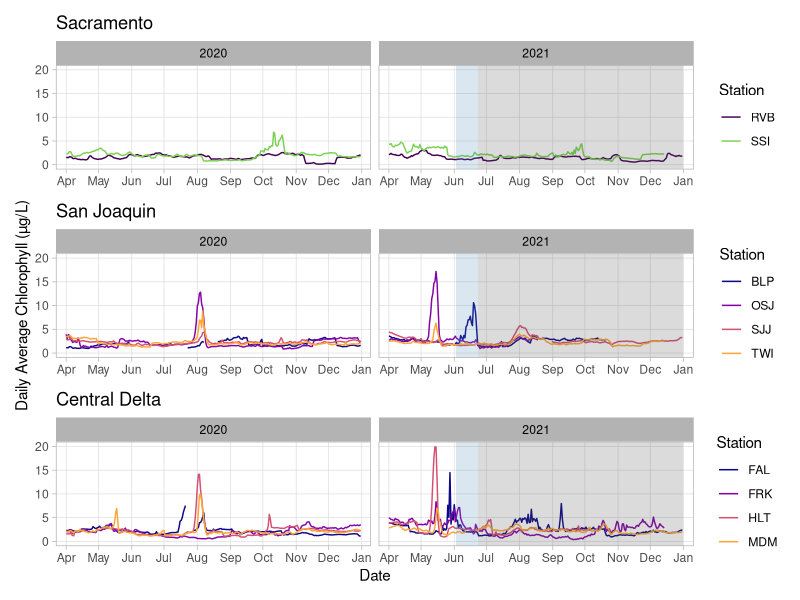
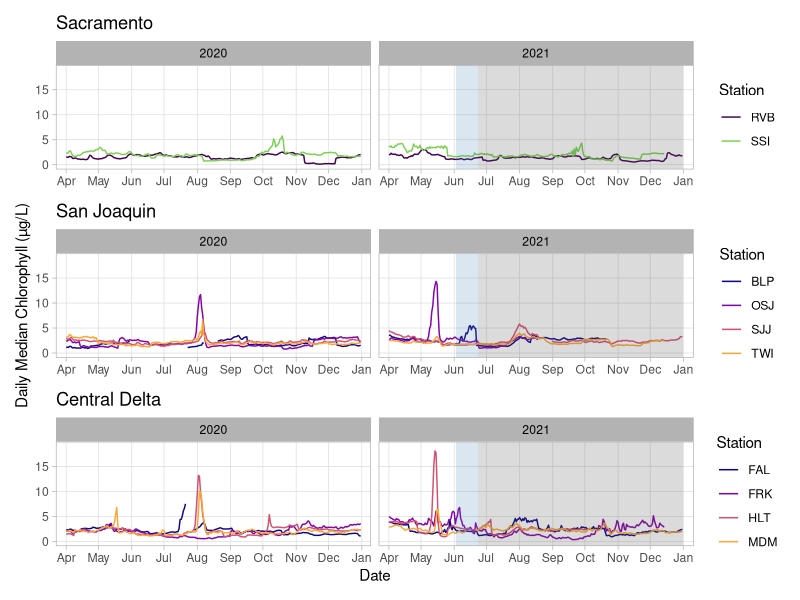
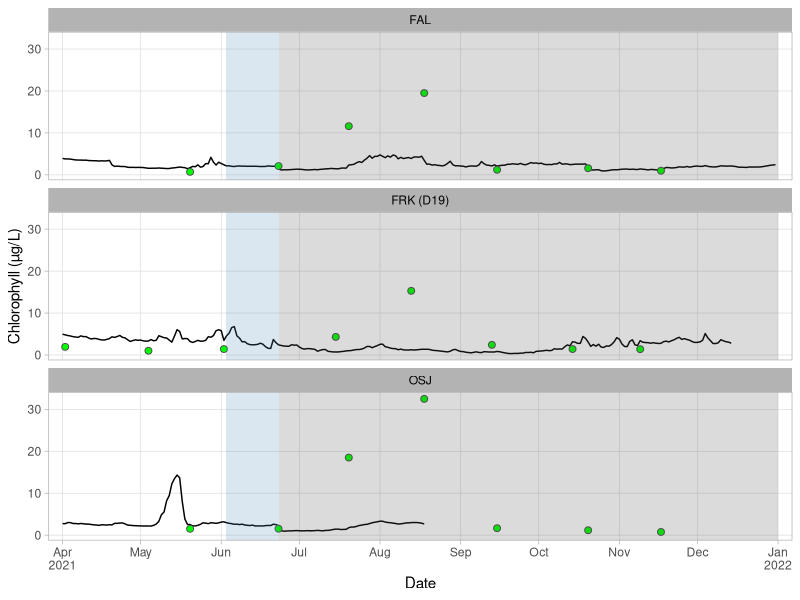
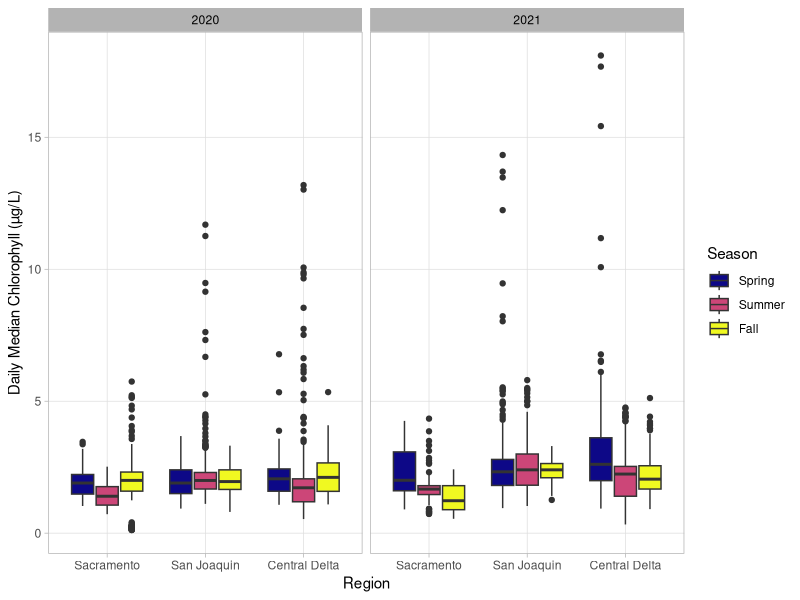
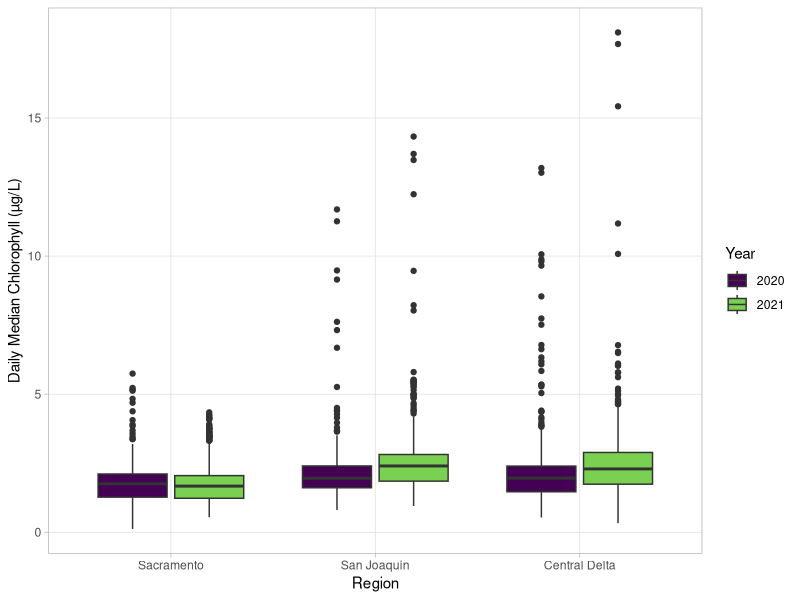

The R script that drew these images, in order:
## ---- chunk 1
knitr::opts_chunk$set(echo = TRUE)
## ---- chunk 2
# Load packages
library(tidyverse)
library(lubridate)
library(scales)
library(rlang)
library(patchwork)
## ---- chunk 3
# Import daily averages and medians of the continuous chlorophyll data
df_cont_chla_orig <- read_csv("EDB/cont_chla_daily_values.csv")

# Import discrete chlorophyll data for OSJ, FAL, and D19
df_d_chla_orig <- read_csv("EDB/d_chla_fal_osj_d19.csv")
## ---- chunk 4
# Prepare data for all figures
df_cont_chla_clean <- df_cont_chla_orig  %>% 
  # Don't include stations outside of the EDB regions for now, and only include Apr-Dec for 2020 and 2021
  filter(
    Region != "Outside",
    Year %in% 2020:2021,
    month(Date) %in% 4:12
  ) %>% 
  # Limit the stations included in the figures
  filter(!Station %in% c("ORI", "WCI")) %>% 
  # Reassign FAL to the Central Delta region
  mutate(Region = if_else(Station == "FAL", "Central Delta", Region)) %>% 
  # Assign factor order to Region
  mutate(Region = factor(Region, levels = c("Sacramento", "San Joaquin", "Central Delta")))
  
# Continue to prepare data for the time-series figures
df_cont_chla_ts <- df_cont_chla_clean %>% 
  # Fill in missing dates with NA values for geom_line to not interpolate data gaps
  group_by(Station, Region, Year) %>% 
  complete(Date = seq.Date(min(Date), max(Date), by = "1 day")) %>%
  ungroup() 

# Continue to prepare data for the boxplot figures
df_cont_chla_bp <- df_cont_chla_clean %>% 
  # Add a variable for Season
  mutate(
    Month = month(Date, label = TRUE),
    Season = factor(
      case_when(
        Month %in% c("Apr", "May", "Jun") ~ "Spring",
        Month %in% c("Jul", "Aug", "Sep") ~ "Summer",
        Month %in% c("Oct", "Nov", "Dec") ~ "Fall"
      ),
      levels = c("Spring", "Summer", "Fall")
    )
  )
  
# Convert data into nested dataframe to apply time-series plotting function by Region
ndf_cont_chla_ts <- df_cont_chla_ts %>% 
  nest(df_data = -Region) %>% 
  arrange(Region)

# Create a tibble of the EDB time periods to add shaded rectangles to the time-series plots
df_edb_dates <- 
  tibble(
    Year = 2020:2021,
    EDB_const_st = ymd(c(NA_Date_, "2021-06-03")),
    EDB_const_end = ymd(c(NA_Date_, "2021-06-23")),
    EDB_end = ymd(c(NA_Date_, "2022-01-01"))
  )

# Create a tibble to define consistent min and max values for the y-axes of the time-series plots
df_ts_ylim <- df_cont_chla_clean %>% 
  summarize(across(starts_with("Chla_"), list(min = ~ floor(min(.x)), max = ~ ceiling(max(.x)))))

# Prepare 2021 discrete chlorophyll data for FAL, OSJ, and D19 to be added to time-series plots
  # of continuous data
df_d_chla_clean <- df_d_chla_orig %>% 
  filter(Date >= "2021-04-01") %>% 
  mutate(Station = if_else(Station == "D19", "FRK", Station))
## ---- chunk 5
# Create a list for custom formatting of EDB plots
edb_theme <- list(
  theme_light(),
  theme(
    strip.text = element_text(color = "black"),
    panel.grid.minor = element_blank()
  )
)

# Function for time-series plots of continuous chlorophyll data by Region
ts_plot_region <- function(df, region_var, data_var) {
  
  # Define color palettes based on region designation
  color_pal <- switch (as.character(region_var),
    "San Joaquin" = scale_color_viridis_d(option = "plasma", end = 0.8),
    "Central Delta" = scale_color_viridis_d(option = "plasma", end = 0.8),
    Sacramento = scale_color_viridis_d(option = "viridis", end = 0.8)
  )
  
  # Convert data_var to a string to be used in conditionals
  data_var_str <- as_name(ensym(data_var))
  
  # Define min and max limits for the y-axes based on data_var
  y_min <- if (data_var_str == "Chla_avg") df_ts_ylim$Chla_avg_min else df_ts_ylim$Chla_med_min
  y_max <- if (data_var_str == "Chla_avg") df_ts_ylim$Chla_avg_max else df_ts_ylim$Chla_med_max
  
  # Define y-axis label
  if (region_var == "San Joaquin") {
    if (data_var_str == "Chla_avg") {
      y_label <- "Daily Average Chlorophyll (µg/L)"
    } else {
      y_label <- "Daily Median Chlorophyll (µg/L)"
    }
  } else {
    y_label <- NULL
  }
  
  # Define x-axis label
  x_label <- if (region_var == "Central Delta") "Date" else NULL
  
  # Create plot
  p <- df %>% 
    ggplot(aes(x = Date, y = {{ data_var }}, color = Station)) +
    geom_line() +
    facet_wrap(vars(Year), nrow = 1, scales = "free_x") +
    ggtitle(region_var) +
    edb_theme +
    # Add shaded rectangles for EDB time periods
    geom_rect(
      aes(xmin = EDB_const_st, xmax = EDB_const_end, ymin = -Inf, ymax = Inf),
      data = df_edb_dates,
      inherit.aes = FALSE,
      alpha = 0.2,
      fill = "steelblue"
    ) +
    geom_rect(
      aes(xmin = EDB_const_end, xmax = EDB_end, ymin = -Inf, ymax = Inf),
      data = df_edb_dates,
      inherit.aes = FALSE,
      alpha = 0.2,
      fill = "grey30"
    ) +
    color_pal +
    scale_y_continuous(name = y_label, limits = c(y_min, y_max)) +
    scale_x_date(
      name = x_label,
      breaks = breaks_pretty(10),
      labels = label_date_short(format = c(NA, "%b", NA, NA)),
      expand = expansion(mult = 0.035)
    )
  
  return(p)
}
## ---- chunk 6
# Daily averages
plt_ts_avg <- ndf_cont_chla_ts %>% 
  mutate(plt_ts = map2(df_data, Region, .f = ts_plot_region, data_var = Chla_avg)) %>% 
  pull(plt_ts) %>% 
  wrap_plots(ncol = 1)

# Daily medians
plt_ts_med <- ndf_cont_chla_ts %>% 
  mutate(plt_ts = map2(df_data, Region, .f = ts_plot_region, data_var = Chla_med)) %>% 
  pull(plt_ts) %>% 
  wrap_plots(ncol = 1)
## ---- chunk 7
plt_ts_avg
## ---- chunk 8
plt_ts_med
## ---- chunk 9
plt_ts_d_cont <- df_cont_chla_ts %>% 
  # Only include FAL, OSJ, and FRK for 2021
  filter(
    Year == 2021,
    Station %in% c("FAL", "OSJ", "FRK")
  ) %>% 
  ggplot(aes(x = Date, y = Chla_med)) +
  geom_line() +
  facet_wrap(
    vars(Station), 
    ncol = 1,
    labeller = labeller(Station = c("FAL" = "FAL", "OSJ" = "OSJ", "FRK" = "FRK (D19)"))
  ) +
  edb_theme +
  scale_x_date(
    breaks = breaks_pretty(10),
    labels = label_date_short(),
    expand = expansion(mult = 0.02)
  ) +
  ylab("Chlorophyll (µg/L)") +
  # Add discrete chlorophyll points
  geom_point(
    data = df_d_chla_clean,
    aes(x = Date, y = Chla),
    shape = 21,
    size = 2,
    color = "grey30",
    fill = "green"
  ) +
  # Add shaded rectangles for EDB time periods
  geom_rect(
    aes(xmin = EDB_const_st, xmax = EDB_const_end, ymin = -Inf, ymax = Inf),
    data = df_edb_dates,
    inherit.aes = FALSE,
    alpha = 0.2,
    fill = "steelblue"
  ) +
  geom_rect(
    aes(xmin = EDB_const_end, xmax = EDB_end, ymin = -Inf, ymax = Inf),
    data = df_edb_dates,
    inherit.aes = FALSE,
    alpha = 0.2,
    fill = "grey30"
  ) 

plt_ts_d_cont
## ---- chunk 10
plt_bp_seas <- df_cont_chla_bp %>% 
  ggplot(aes(x = Region, y = Chla_med, fill = Season)) +
  geom_boxplot() +
  facet_wrap(vars(Year)) +
  edb_theme +
  ylab("Daily Median Chlorophyll (µg/L)") +
  scale_fill_viridis_d(option = "plasma")

plt_bp_seas
## ---- chunk 11
plt_bp_yr <- df_cont_chla_bp %>% 
  mutate(Year = as.character(Year)) %>% 
  ggplot(aes(x = Region, y = Chla_med, fill = Year)) +
  geom_boxplot() +
  edb_theme +
  ylab("Daily Median Chlorophyll (µg/L)") +
  scale_fill_viridis_d(end = 0.8)

plt_bp_yr
